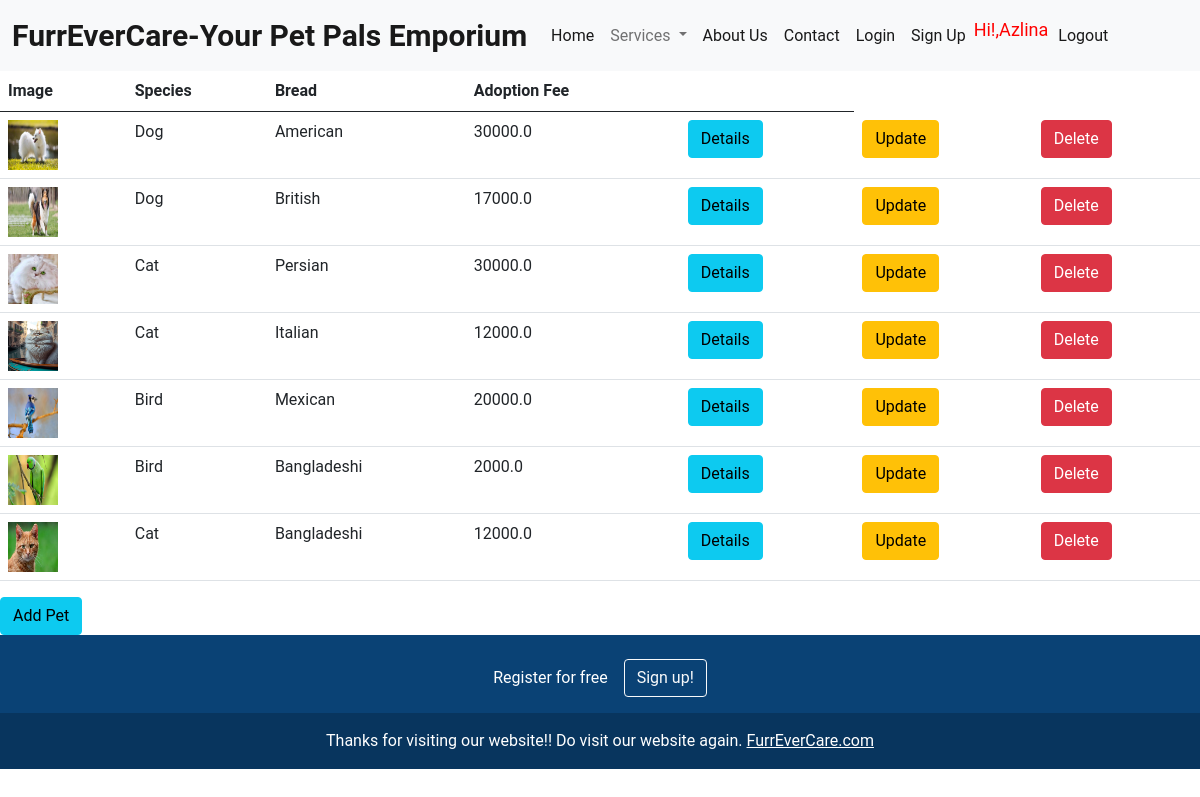
The app's page /ServicesAdoption/ (signed in), older data.
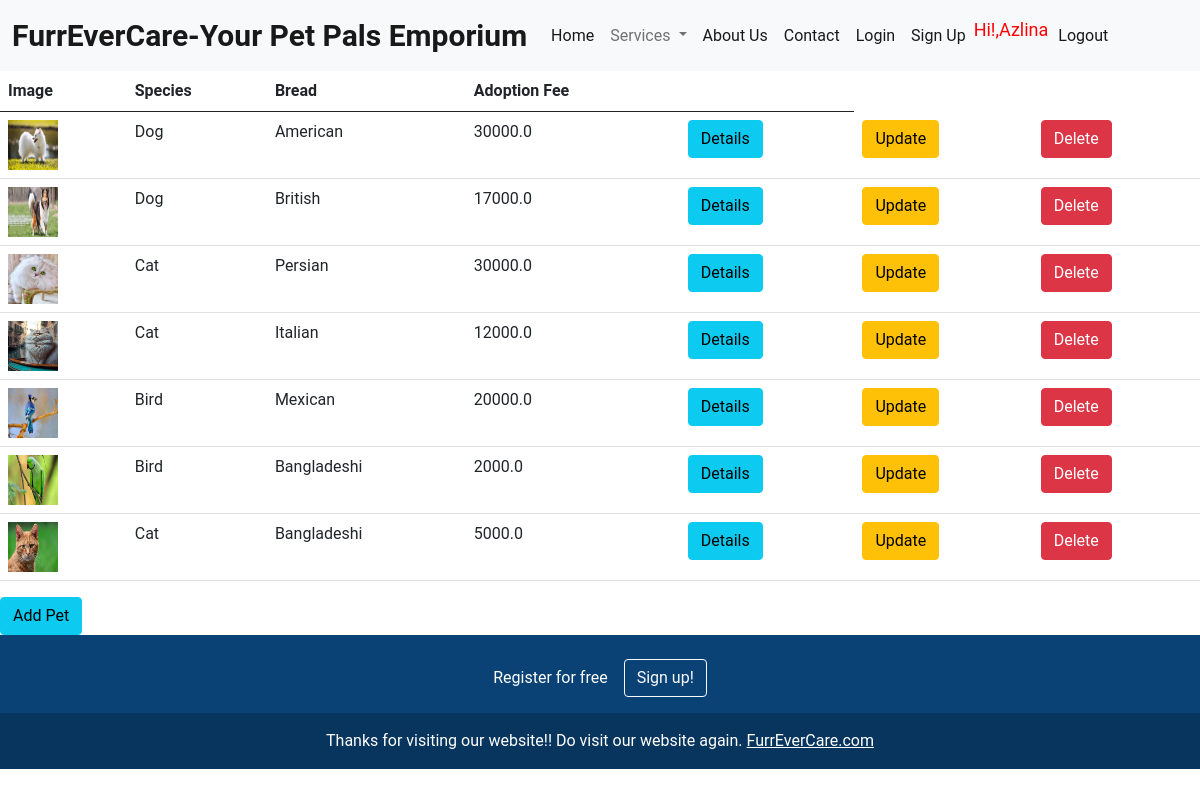
The same page, newer data.
### pets/models.py (models this page shows, shortened)
class PetPreference(models.Model):
    id = models.IntegerField(primary_key=True)
    species_choice = (
        ('Dog', 'Dog'),
        ('Cat', 'Cat'),
        ('Bird', 'Bird'),
    )
    species = models.CharField(max_length=100, choices=species_choice, blank=True, null=True)
    bread = models.TextField(max_length=200, null=True)
    age = models.IntegerField(blank=True, null=True)
    size_choice = (
        ('Small', 'Small'),
        ('Medium', 'Medium'),
        ('Large', 'Large'),
    )
    size = models.CharField(max_length=100, choices=size_choice, blank=True, null=True)
    description = models.TextField(max_length=200, null=True)
    adoptionFee = models.FloatField(blank=True, null=True)
    image = models.ImageField(upload_to='images/',blank=True,null=True,default='images/default.jpg')

### pets/views.py (the view)
# urls.py: path('ServicesAdoption/',p_view.Services_Adoption,name='ServicesAdoption'),
@login_required(login_url='login')
def Services_Adoption(request):
    pet = PetPreference.objects.all()
    context = {
        'pet': pet,
    }
    return render(request,template_name='Services_Adoption.html',context=context)

### template/Services_Adoption.html
{% extends 'Main.html' %}
{% load static %}
{% block content %}
<table class="table">
  <thead>
    <tr>
        <th scope="col">Image</th>
        <th scope="col">Species</th>
        <th scope="col">Bread</th>
        <th scope="col">Adoption Fee</th>
        <th> </th>
    </tr>
  </thead>
  <tbody>
  {% for p in pet %}
    <tr>
            <td><img src=" {{p.image.url}}" style ="height: 50px;width:50px;"></td>
            <td>{{p.species}}</td>
            <td>{{p.bread}}</td>
            <td>{{p.adoptionFee}}</td>
            <td><a href="{% url 'petdetails' p.id %} " class="btn btn-info">Details</a></td>
             <td><a href="{% url 'update' p.id %} " class="btn btn-warning">Update</a></td>
             <td><a href="{% url 'delete' p.id %} " class="btn btn-danger">Delete</a></td>
    </tr>
  {% endfor %}
  </tbody>
</table>
<div class="d grid gap-2 col-2 max" style="...">
   <a href="{% url 'upload_pet' %} " class="btn btn-info">Add Pet</a>
</div>
{% endblock  %}

Row changes from the older to the newer data that the page shows:
removed PetPreference: image (picture), species "Cat", bread "Bangladeshi", adoptionFee "12000.0"
added PetPreference: image (picture), species "Cat", bread "Bangladeshi", adoptionFee "5000.0"
